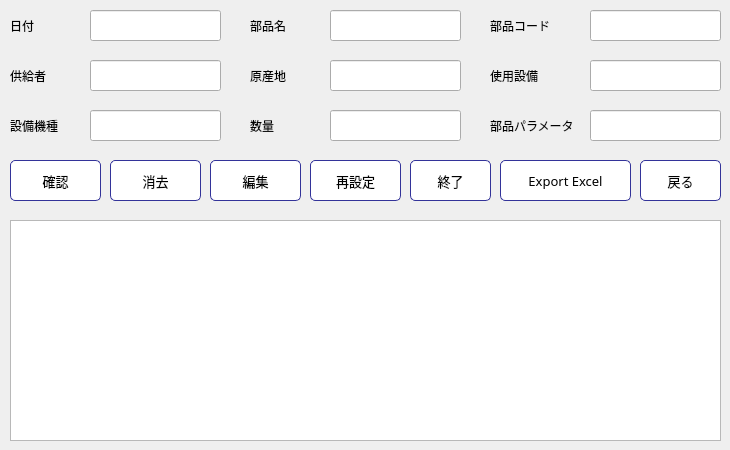
     <widget class="QWidget" name="tab">
      <attribute name="title">
       <string>部品輸入</string>
      </attribute>
      <widget class="QLabel" name="label_3">
       <property name="geometry">
        <rect>
         <x>10</x>
         <y>10</y>
         <width>71</width>
         <height>31</height>
        </rect>
       </property>
       <property name="font">
        <font>
         <family>Yu Mincho</family>
        </font>
       </property>
       <property name="text">
        <string>日付</string>
       </property>
      </widget>
      <widget class="QLabel" name="label_5">
       <property name="geometry">
        <rect>
         <x>250</x>
         <y>10</y>
         <width>71</width>
         <height>31</height>
        </rect>
       </property>
       <property name="font">
        <font>
         <family>Yu Mincho</family>
        </font>
       </property>
       <property name="text">
        <string>部品名</string>
       </property>
      </widget>
      <widget class="QLabel" name="label_6">
       <property name="geometry">
        <rect>
         <x>490</x>
         <y>10</y>
         <width>91</width>
         <height>31</height>
        </rect>
       </property>
       <property name="font">
        <font>
         <family>Yu Mincho</family>
        </font>
       </property>
       <property name="text">
        <string>部品コード</string>
       </property>
      </widget>
      <widget class="QLabel" name="label_7">
       <property name="geometry">
        <rect>
         <x>10</x>
         <y>60</y>
         <width>71</width>
         <height>31</height>
        </rect>
       </property>
       <property name="font">
        <font>
         <family>Yu Mincho</family>
        </font>
       </property>
       <property name="text">
        <string>供給者</string>
       </property>
      </widget>
      <widget class="QLabel" name="label_8">
       <property name="geometry">
        <rect>
         <x>250</x>
         <y>60</y>
         <width>71</width>
         <height>31</height>
        </rect>
       </property>
       <property name="font">
        <font>
         <family>Yu Mincho</family>
        </font>
       </property>
       <property name="text">
        <string>原産地</string>
       </property>
      </widget>
      <widget class="QLabel" name="label_9">
       <property name="geometry">
        <rect>
         <x>490</x>
         <y>60</y>
         <width>91</width>
         <height>31</height>
        </rect>
       </property>
       <property name="font">
        <font>
         <family>Yu Mincho</family>
        </font>
       </property>
       <property name="text">
        <string>使用設備</string>
       </property>
      </widget>
      <widget class="QLabel" name="label_10">
       <property name="geometry">
        <rect>
         <x>10</x>
         <y>110</y>
         <width>71</width>
         <height>31</height>
        </rect>
       </property>
       <property name="font">
        <font>
         <family>Yu Mincho</family>
        </font>
       </property>
       <property name="text">
        <string>設備機種</string>
       </property>
      </widget>
      <widget class="QLabel" name="label_11">
       <property name="geometry">
        <rect>
         <x>250</x>
         <y>110</y>
         <width>71</width>
         <height>31</height>
        </rect>
       </property>
       <property name="font">
        <font>
         <family>Yu Mincho</family>
        </font>
       </property>
       <property name="text">
        <string>数量</string>
       </property>
      </widget>
      <widget class="QLabel" name="label_12">
       <property name="geometry">
        <rect>
         <x>490</x>
         <y>110</y>
         <width>91</width>
         <height>31</height>
        </rect>
       </property>
       <property name="font">
        <font>
         <family>Yu Mincho</family>
        </font>
       </property>
       <property name="text">
        <string>部品パラメータ</string>
       </property>
      </widget>
      <widget class="QPushButton" name="ImportButton">
       <property name="geometry">
        <rect>
         <x>10</x>
         <y>160</y>
         <width>91</width>
         <height>41</height>
        </rect>
       </property>
       <property name="font">
        <font>
         <family>Yu Mincho</family>
         <pointsize>10</pointsize>
        </font>
       </property>
       <property name="cursor">
        <cursorShape>PointingHandCursor</cursorShape>
       </property>
       <property name="styleSheet">
        <string notr="true">QPushButton#ImportButton {
color: rgb(0, 0, 0);
background-color: rgb(255, 255, 255);
border-color: #339;
border-style: solid;
border-width: 1px;
border-radius: 5px;
}
QPushButton#ImportButton:pressed {
background-color: qlineargradient(spread:pad, x1:0, y1:0, x2:1, y2:1, stop:0 rgba(56, 108, 168, 255), stop:1 rgba(115, 234, 255, 255));
}
</string>
       </property>
       <property name="text">
        <string>確認</string>
       </property>
       <property name="icon">
        <iconset>
         <activeon>:/img/insert.png</activeon>
        </iconset>
       </property>
       <property name="iconSize">
        <size>
         <width>32</width>
         <height>32</height>
        </size>
       </property>
      </widget>
      <widget class="QPushButton" name="ExitImportButton">
       <property name="geometry">
        <rect>
         <x>410</x>
         <y>160</y>
         <width>81</width>
         <height>41</height>
        </rect>
       </property>
       <property name="font">
        <font>
         <family>Yu Mincho</family>
         <pointsize>10</pointsize>
        </font>
       </property>
       <property name="cursor">
        <cursorShape>PointingHandCursor</cursorShape>
       </property>
       <property name="styleSheet">
        <string notr="true">QPushButton#ExitImportButton {
color: rgb(0, 0, 0);
background-color: rgb(255, 255, 255);
border-color: #339;
border-style: solid;
border-width: 1px;
border-radius: 5px;
}
QPushButton#ExitImportButton:pressed {
background-color: qlineargradient(spread:pad, x1:0, y1:0, x2:1, y2:1, stop:0 rgba(56, 108, 168, 255), stop:1 rgba(115, 234, 255, 255));
}
</string>
       </property>
       <property name="text">
        <string>終了</string>
       </property>
       <property name="icon">
        <iconset>
         <activeon>:/img/exit.png</activeon>
        </iconset>
       </property>
       <property name="iconSize">
        <size>
         <width>32</width>
         <height>32</height>
        </size>
       </property>
      </widget>
      <widget class="QPushButton" name="ResetImportButton">
       <property name="geometry">
        <rect>
         <x>310</x>
         <y>160</y>
         <width>91</width>
         <height>41</height>
        </rect>
       </property>
       <property name="font">
        <font>
         <family>Yu Mincho</family>
         <pointsize>10</pointsize>
        </font>
       </property>
       <property name="cursor">
        <cursorShape>PointingHandCursor</cursorShape>
       </property>
       <property name="styleSheet">
        <string notr="true">QPushButton#ResetImportButton {
color: rgb(0, 0, 0);
background-color: rgb(255, 255, 255);
border-color: #339;
border-style: solid;
border-width: 1px;
border-radius: 5px;
}
QPushButton#ResetImportButton:pressed {
background-color: qlineargradient(spread:pad, x1:0, y1:0, x2:1, y2:1, stop:0 rgba(56, 108, 168, 255), stop:1 rgba(115, 234, 255, 255));
}
</string>
       </property>
       <property name="text">
        <string>再設定</string>
       </property>
       <property name="icon">
        <iconset>
         <activeon>:/img/reset.png</activeon>
        </iconset>
       </property>
       <property name="iconSize">
        <size>
         <width>32</width>
         <height>32</height>
        </size>
       </property>
      </widget>
      <widget class="QPushButton" name="ReturnImportButton">
       <property name="geometry">
        <rect>
         <x>640</x>
         <y>160</y>
         <width>81</width>
         <height>41</height>
        </rect>
       </property>
       <property name="font">
        <font>
         <family>Yu Mincho</family>
         <pointsize>10</pointsize>
        </font>
       </property>
       <property name="cursor">
        <cursorShape>PointingHandCursor</cursorShape>
       </property>
       <property name="styleSheet">
        <string notr="true">QPushButton#ReturnImportButton {
color: rgb(0, 0, 0);
background-color: rgb(255, 255, 255);
border-color: #339;
border-style: solid;
border-width: 1px;
border-radius: 5px;
}
QPushButton#ReturnImportButton:pressed {
background-color: qlineargradient(spread:pad, x1:0, y1:0, x2:1, y2:1, stop:0 rgba(56, 108, 168, 255), stop:1 rgba(115, 234, 255, 255));
}
</string>
       </property>
       <property name="text">
        <string>戻る</string>
       </property>
       <property name="icon">
        <iconset>
         <activeon>:/img/return.png</activeon>
        </iconset>
       </property>
       <property name="iconSize">
        <size>
         <width>32</width>
         <height>32</height>
        </size>
       </property>
      </widget>
      <widget class="QLineEdit" name="DateImportText">
       <property name="geometry">
        <rect>
         <x>90</x>
         <y>10</y>
         <width>131</width>
         <height>31</height>
        </rect>
       </property>
       <property name="font">
        <font>
         <family>Yu Mincho</family>
        </font>
       </property>
       <property name="placeholderText">
        <string/>
       </property>
      </widget>
      <widget class="QLineEdit" name="SupplierNameText">
       <property name="geometry">
        <rect>
         <x>90</x>
         <y>60</y>
         <width>131</width>
         <height>31</height>
        </rect>
       </property>
       <property name="font">
        <font>
         <family>Yu Mincho</family>
        </font>
       </property>
      </widget>
      <widget class="QLineEdit" name="FromText">
       <property name="geometry">
        <rect>
         <x>330</x>
         <y>60</y>
         <width>131</width>
         <height>31</height>
        </rect>
       </property>
       <property name="font">
        <font>
         <family>Yu Mincho</family>
        </font>
       </property>
      </widget>
      <widget class="QLineEdit" name="UseForEqImportText">
       <property name="geometry">
        <rect>
         <x>590</x>
         <y>60</y>
         <width>131</width>
         <height>31</height>
        </rect>
       </property>
       <property name="font">
        <font>
         <family>Yu Mincho</family>
        </font>
       </property>
      </widget>
      <widget class="QLineEdit" name="ModelEqImportText">
       <property name="geometry">
        <rect>
         <x>90</x>
         <y>110</y>
         <width>131</width>
         <height>31</height>
        </rect>
       </property>
       <property name="font">
        <font>
         <family>Yu Mincho</family>
        </font>
       </property>
      </widget>
      <widget class="QLineEdit" name="QualImportText">
       <property name="geometry">
        <rect>
         <x>330</x>
         <y>110</y>
         <width>131</width>
         <height>31</height>
        </rect>
       </property>
       <property name="font">
        <font>
         <family>Yu Mincho</family>
        </font>
       </property>
      </widget>
      <widget class="QLineEdit" name="PartDesText">
       <property name="geometry">
        <rect>
         <x>590</x>
         <y>110</y>
         <width>131</width>
         <height>31</height>
        </rect>
       </property>
       <property name="font">
        <font>
         <family>Yu Mincho</family>
        </font>
       </property>
      </widget>
      <widget class="QTableView" name="tableViewImport">
       <property name="geometry">
        <rect>
         <x>10</x>
         <y>220</y>
         <width>711</width>
         <height>221</height>
        </rect>
       </property>
       <property name="selectionBehavior">
        <enum>QAbstractItemView::SelectRows</enum>
       </property>
       <property name="gridStyle">
        <enum>Qt::DashLine</enum>
       </property>
      </widget>
      <widget class="QLineEdit" name="PartCodeImportText">
       <property name="geometry">
        <rect>
         <x>590</x>
         <y>10</y>
         <width>131</width>
         <height>31</height>
        </rect>
       </property>
       <property name="font">
        <font>
         <family>Yu Mincho</family>
        </font>
       </property>
      </widget>
      <widget class="QLineEdit" name="PartNameImportText">
       <property name="geometry">
        <rect>
         <x>330</x>
         <y>10</y>
         <width>131</width>
         <height>31</height>
        </rect>
       </property>
       <property name="font">
        <font>
         <family>Yu Mincho</family>
        </font>
       </property>
      </widget>
      <widget class="QPushButton" name="DeleteImport">
       <property name="geometry">
        <rect>
         <x>110</x>
         <y>160</y>
         <width>91</width>
         <height>41</height>
        </rect>
       </property>
       <property name="font">
        <font>
         <family>Yu Mincho</family>
         <pointsize>10</pointsize>
        </font>
       </property>
       <property name="cursor">
        <cursorShape>PointingHandCursor</cursorShape>
       </property>
       <property name="styleSheet">
        <string notr="true">QPushButton#DeleteImport {
color: rgb(0, 0, 0);
background-color: rgb(255, 255, 255);
border-color: #339;
border-style: solid;
border-width: 1px;
border-radius: 5px;
}
QPushButton#DeleteImport:pressed {
background-color: qlineargradient(spread:pad, x1:0, y1:0, x2:1, y2:1, stop:0 rgba(56, 108, 168, 255), stop:1 rgba(115, 234, 255, 255));
}
</string>
       </property>
       <property name="text">
        <string>消去</string>
       </property>
       <property name="icon">
        <iconset>
         <activeon>:/img/delete.png</activeon>
        </iconset>
       </property>
       <property name="iconSize">
        <size>
         <width>32</width>
         <height>32</height>
        </size>
       </property>
      </widget>
      <widget class="QPushButton" name="EditImport">
       <property name="geometry">
        <rect>
         <x>210</x>
         <y>160</y>
         <width>91</width>
         <height>41</height>
        </rect>
       </property>
       <property name="font">
        <font>
         <family>Yu Mincho</family>
         <pointsize>10</pointsize>
        </font>
       </property>
       <property name="cursor">
        <cursorShape>PointingHandCursor</cursorShape>
       </property>
       <property name="styleSheet">
        <string notr="true">QPushButton#EditImport {
color: rgb(0, 0, 0);
background-color: rgb(255, 255, 255);
border-color: #339;
border-style: solid;
border-width: 1px;
border-radius: 5px;
}
QPushButton#EditImport:pressed {
background-color: qlineargradient(spread:pad, x1:0, y1:0, x2:1, y2:1, stop:0 rgba(56, 108, 168, 255), stop:1 rgba(115, 234, 255, 255));
}
</string>
       </property>
       <property name="text">
        <string>編集</string>
       </property>
       <property name="icon">
        <iconset>
         <activeon>:/img/editRecord.png</activeon>
        </iconset>
       </property>
       <property name="iconSize">
        <size>
         <width>32</width>
         <height>32</height>
        </size>
       </property>
      </widget>
      <widget class="QPushButton" name="SaveExcelImportButton">
       <property name="geometry">
        <rect>
         <x>500</x>
         <y>160</y>
         <width>131</width>
         <height>41</height>
        </rect>
       </property>
       <property name="font">
        <font>
         <family>Yu Mincho</family>
         <pointsize>10</pointsize>
        </font>
       </property>
       <property name="cursor">
        <cursorShape>PointingHandCursor</cursorShape>
       </property>
       <property name="styleSheet">
        <string notr="true">QPushButton#SaveExcelImportButton {
color: rgb(0, 0, 0);
background-color: rgb(255, 255, 255);
border-color: #339;
border-style: solid;
border-width: 1px;
border-radius: 5px;
}
QPushButton#SaveExcelImportButton:pressed {
background-color: qlineargradient(spread:pad, x1:0, y1:0, x2:1, y2:1, stop:0 rgba(56, 108, 168, 255), stop:1 rgba(115, 234, 255, 255));
}
</string>
       </property>
       <property name="text">
        <string>Export Excel</string>
       </property>
       <property name="icon">
        <iconset>
         <activeon>:/img/exportExcel.png</activeon>
        </iconset>
       </property>
       <property name="iconSize">
        <size>
         <width>32</width>
         <height>32</height>
        </size>
       </property>
      </widget>
     </widget>
